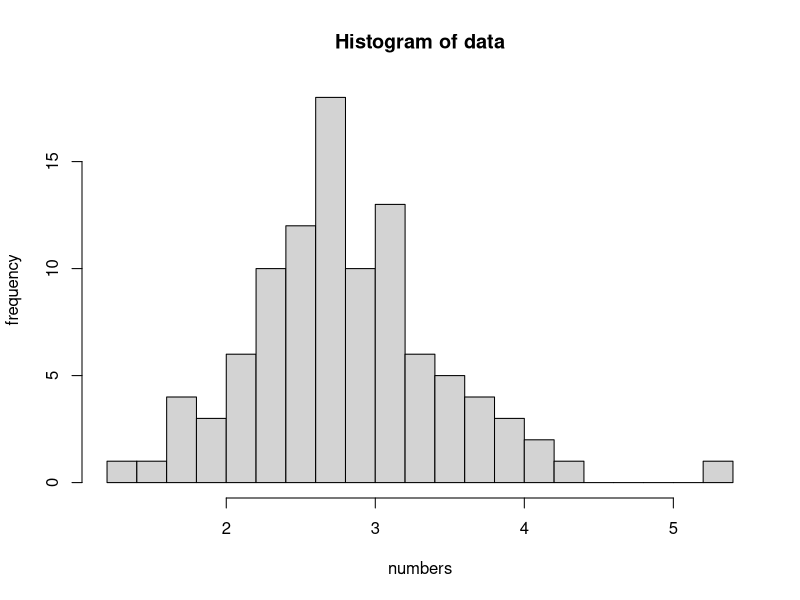
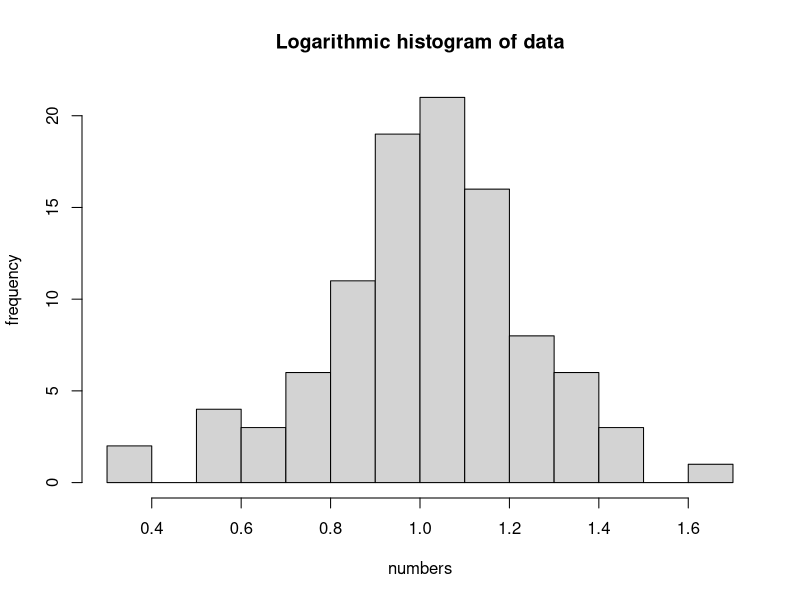

These charts were generated, in order, by the following R code:
## ---- chunk 1
samples = 100
mean = 1
sd = 0.25
data <- rlnorm(samples,meanlog = mean,sdlog = sd)
## ---- chunk 2
bins = 15

hist(data, breaks = bins, main = "Histogram of data",xlab = "numbers",ylab = "frequency")
## ---- chunk 3
hist(log(data), breaks = bins, main = "Logarithmic histogram of data",xlab = "numbers",ylab = "frequency")
## ---- chunk 4
mean(data)
var(data)
